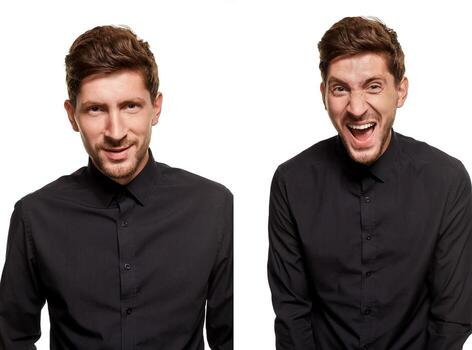
#> input picture miniprojects/passport-photo-detector/test_images/invalid/multiFace1.jpg, 472 x 350 px
$ python passport_check.py test_images/invalid/multiFace1.jpg   (older library calls are emulated)
#> lines starting #> are read from the running program, lines starting #| are printed output that depends on the picture
import cv2
import numpy as np
import sys
import json

IMAGE_PATH = sys.argv[1]

# --- CONFIG ---
WHITE_THRESHOLD = 230
MIN_WHITE_RATIO = 0.35
MAX_BG_VARIANCE = 0.15
MIN_FACE_RATIO = 0.20
MAX_FACE_RATIO = 0.55
MIN_BLUR_SCORE = 100

# --- LOAD IMAGE ---
img = cv2.imread(IMAGE_PATH)
#> img is the input picture: shape (350, 472, 3); mean B, G, R 126.5, 127.4, 134.8
if img is None:
    print(json.dumps({"ok": False, "reason": "invalid_image"}))
    sys.exit(0)

h, w, _ = img.shape
#> h = 350; w = 472

# --- FACE DETECTION ---
gray = cv2.cvtColor(img, cv2.COLOR_BGR2GRAY)
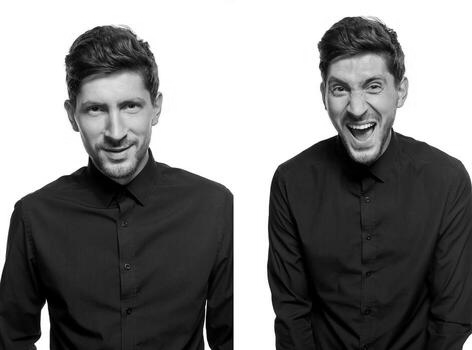
#> gray: shape (350, 472); min 0, max 255, mean 129.5

face_cascade = cv2.CascadeClassifier(
    cv2.data.haarcascades + "haarcascade_frontalface_default.xml"
)

faces = face_cascade.detectMultiScale(
    gray,
    scaleFactor=1.3,
    minNeighbors=5
)
#> faces = [[310, 52, 92, 92], [63, 69, 99, 99]]

if len(faces) != 1:
    print(json.dumps({
        "ok": False,
        "faces": len(faces),
        "reason": "face_count"
    }))
#| {"ok": false, "faces": 2, "reason": "face_count"}
    sys.exit(0)
#> (the program exits here)

$ run again, on miniprojects/passport-photo-detector/test_images/invalid/noFace3.jpg
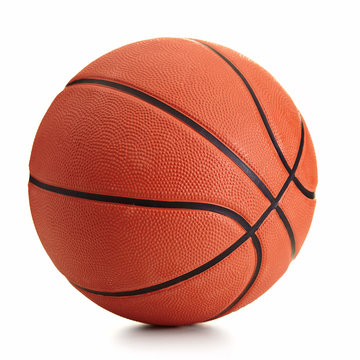
#> input picture miniprojects/passport-photo-detector/test_images/invalid/noFace3.jpg, 360 x 360 px
#> img is the input picture: shape (360, 360, 3); mean B, G, R 153.8, 165, 217.8
#> `gray = cv2.cvtColor(img, cv2.COLOR_BGR2GRAY)`:
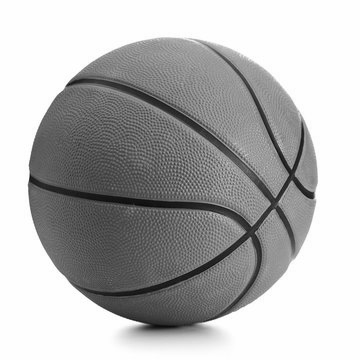
#> gray: shape (360, 360); min 6, max 255, mean 179.5
#> faces = ()
#| {"ok": false, "faces": 0, "reason": "face_count"}

$ run again, on miniprojects/passport-photo-detector/test_images/invalid/noFace4.jpg
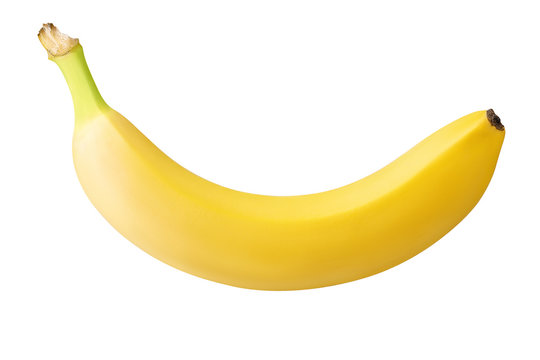
#> input picture miniprojects/passport-photo-detector/test_images/invalid/noFace4.jpg, 540 x 360 px
#> img is the input picture: shape (360, 540, 3); mean B, G, R 212.8, 242.3, 250.7
#> `gray = cv2.cvtColor(img, cv2.COLOR_BGR2GRAY)`:
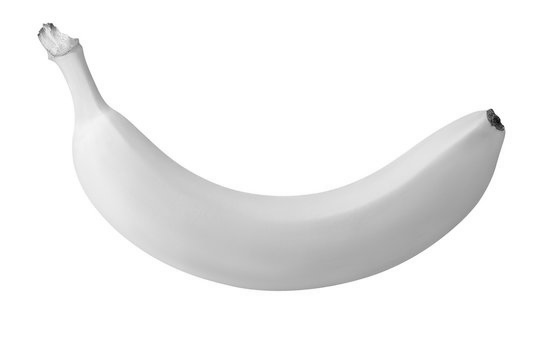
#> gray: shape (360, 540); min 5, max 255, mean 241.5
#> faces = ()
#| {"ok": false, "faces": 0, "reason": "face_count"}
